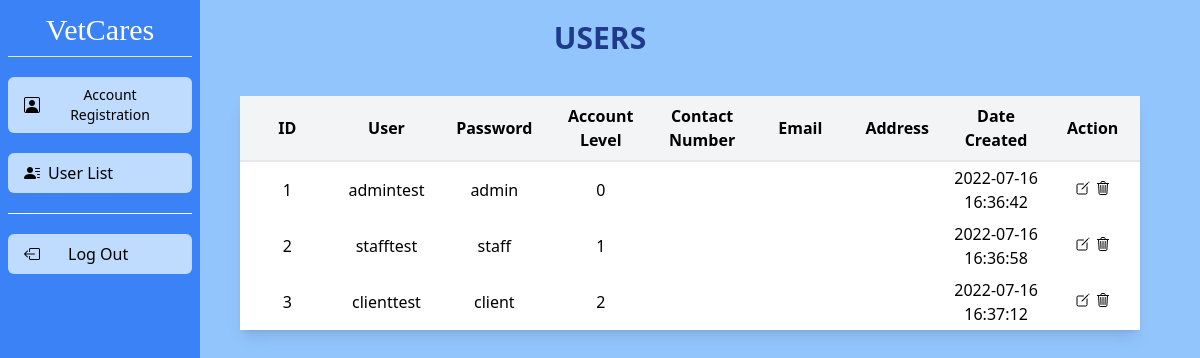
Screenshot of /src/webadmin/userlist.php (signed in) with the database file from the repository.
### tables this page shows
CREATE TABLE `users` (
  `userID` int NOT NULL AUTO_INCREMENT,
  `user_firstname` varchar(25) NOT NULL,
  `user_lastname` varchar(25) NOT NULL,
  `username` varchar(25) NOT NULL,
  `password` text NOT NULL,
  `user_level` tinyint(1) NOT NULL DEFAULT '2',
  `date_added` datetime NOT NULL DEFAULT CURRENT_TIMESTAMP,
  `contact_num` varchar(12) DEFAULT NULL,
  `email` varchar(45) DEFAULT NULL,
  `address` varchar(45) DEFAULT NULL,
  PRIMARY KEY (`userID`)
);

### src/webadmin/userlist.php (the view, shortened to what this page needs)
<?php
include '../includes/connectdb.php';
if($_SESSION['admin_sid']==session_id())
{
?>
<!DOCTYPE html>
<html lang="en" dir="ltr">
  <head>
	<link rel="stylesheet" href="../../public/styles.css">
  </head>
  <body class="w-full h-full bg-blue-200 md:bg-blue-300">
	<div class="grid place-items-center pt-5">
       <h1 class="font-extrabold text-3xl text-center text-blue-900">USERS</h1>
    </div>
    <table class="m-auto md:mt-10 md:ml-56 md:mr-4 w-9/12 text-left border-collapse lg:ml-60 shadow-lg">
		<thead class=" bg-gray-100 border-b-2 border-gray-200 text-center p-2">
			<tr class="">
				<th class="w-1/12 p-2">ID</th>
				<th class="w-1/12 p-2">User</th>
				<th class="w-1/12 p-2">Password</th>
				<th class="w-1/12 p-2">Account Level</th>
				<th class="w-1/12 p-2">Contact Number</th>
				<th class="w-1/12 p-2">Email</th>
				<th class="w-1/12 p-2">Address</th>
				<th class="w-1/12 p-2">Date Created</th>
				<th class="w-1/12 p-2">Action</th>
			</tr>
		</thead>
		<tbody class="text-center">
		<?php
		$sql = "SELECT * FROM users";
		$result = $connectdb->query($sql);
		if ($result->num_rows > 0) {
			while($row = $result->fetch_assoc()) {
				echo'<tr>';
					echo'<td class="bg-white top-0 p-1">'.$row["userID"].'</td>';
					echo'<td class="bg-white top-0 p-1">'.$row["username"].'</td>';
					echo'<td class="bg-white top-0 p-1">'.$row["password"].'</td>';
					echo'<td class="bg-white top-0 p-1">'.$row["user_level"].'</td>';
					echo'<td class="bg-white top-0 p-1">'.$row["contact_num"].'</td>';
					echo'<td class="bg-white top-0 p-1">'.$row["email"].'</td>';
					echo'<td class="bg-white top-0 p-1">'.$row["address"].'</td>';
					echo'<td class="bg-white top-0 p-1">'.$row["date_added"].'</td>';
					echo'<td class="bg-white top-0 p-2">';
						echo '<a href="adminlist_editpage.php?userID='.$row["userID"].'">
							<ion-icon name="create-outline"></ion-icon> </a>';
						echo '<a href="../crud/userlist_delete.php?userID='.$row['userID'].'">
							<ion-icon name="trash-outline"></ion-icon></a>';
					echo'</td>';
			}
				echo '</tr>';
		?>
		</tbody>
      </table>
  </body>
</html>
<?php
} else {
	echo "<center>No records found.</center>";
}
	}
?>

### public/styles.css (style rules this page uses)
html { line-height: 1.5; -webkit-text-size-adjust: 100%; -moz-tab-size: 4; -o-tab-size: 4; tab-size: 4; font-family: ui-sans-serif, system-ui, -apple-system, BlinkMacSystemFont, "Segoe UI", Roboto, "Helvetica Neue", Arial, "Noto Sans", sans-serif, "Apple Color Emoji", "Segoe UI Emoji", "Segoe UI Symbol", "Noto Color Emoji"; font-feature-settings: normal; }
body { margin: 0; line-height: inherit; }
hr { height: 0; color: inherit; border-top-width: 1px; }
h1, h2, h3, h4, h5, h6 { font-size: inherit; font-weight: inherit; }
a { color: inherit; text-decoration: inherit; }
table { text-indent: 0; border-color: inherit; border-collapse: collapse; }
blockquote, dl, dd, h1, h2, h3, h4, h5, h6, hr, figure, p, pre { margin: 0; }
.absolute { position: absolute; }
.top-0 { top: 0px; }
.top-5 { top: 1.25rem; }
.left-4 { left: 1rem; }
.left-\[-300px\] { left: -300px; }
.m-auto { margin: auto; }
.my-2 { margin-top: 0.5rem; margin-bottom: 0.5rem; }
.mt-5 { margin-top: 1.25rem; }
.mt-1 { margin-top: 0.25rem; }
.flex { display: flex; }
.grid { display: grid; }
.h-full { height: 100%; }
.w-full { width: 100%; }
.w-\[200px\] { width: 200px; }
.w-9\/12 { width: 75%; }
.w-1\/12 { width: 8.333333%; }
.border-collapse { border-collapse: collapse; }
.cursor-pointer { cursor: pointer; }
.place-items-center { place-items: center; }
.items-center { align-items: center; }
.justify-center { justify-content: center; }
.overflow-y-auto { overflow-y: auto; }
.rounded-md { border-radius: 0.375rem; }
.border-b-2 { border-bottom-width: 2px; }
.border-white { --tw-border-opacity: 1; border-color: rgb(255 255 255 / var(--tw-border-opacity)); }
.border-gray-200 { --tw-border-opacity: 1; border-color: rgb(229 231 235 / var(--tw-border-opacity)); }
.bg-blue-200 { --tw-bg-opacity: 1; background-color: rgb(191 219 254 / var(--tw-bg-opacity)); }
.bg-white { --tw-bg-opacity: 1; background-color: rgb(255 255 255 / var(--tw-bg-opacity)); }
.bg-blue-500 { --tw-bg-opacity: 1; background-color: rgb(59 130 246 / var(--tw-bg-opacity)); }
.bg-gray-100 { --tw-bg-opacity: 1; background-color: rgb(243 244 246 / var(--tw-bg-opacity)); }
.p-2 { padding: 0.5rem; }
.p-1 { padding: 0.25rem; }
.px-4 { padding-left: 1rem; padding-right: 1rem; }
.pl-7 { padding-left: 1.75rem; }
.pl-1 { padding-left: 0.25rem; }
.pl-2 { padding-left: 0.5rem; }
.pt-5 { padding-top: 1.25rem; }
.text-left { text-align: left; }
.text-center { text-align: center; }
.font-body { font-family: Dancing Script; }
.text-3xl { font-size: 1.875rem; line-height: 2.25rem; }
.text-4xl { font-size: 2.25rem; line-height: 2.5rem; }
.text-sm { font-size: 0.875rem; line-height: 1.25rem; }
.text-xl { font-size: 1.25rem; line-height: 1.75rem; }
.font-extrabold { font-weight: 800; }
.text-gray-500 { --tw-text-opacity: 1; color: rgb(107 114 128 / var(--tw-text-opacity)); }
.text-white { --tw-text-opacity: 1; color: rgb(255 255 255 / var(--tw-text-opacity)); }
.text-black { --tw-text-opacity: 1; color: rgb(0 0 0 / var(--tw-text-opacity)); }
.text-blue-300 { --tw-text-opacity: 1; color: rgb(147 197 253 / var(--tw-text-opacity)); }
.text-blue-900 { --tw-text-opacity: 1; color: rgb(30 58 138 / var(--tw-text-opacity)); }
.shadow-lg { --tw-shadow: 0 10px 15px -3px rgb(0 0 0 / 0.1), 0 4px 6px -4px rgb(0 0 0 / 0.1); --tw-shadow-colored: 0 10px 15px -3px var(--tw-shadow-color), 0 4px 6px -4px var(--tw-shadow-color); box-shadow: var(--tw-ring-offset-shadow, 0 0 #0000), var(--tw-ring-shadow, 0 0 #0000), var(--tw-shadow); }
.duration-200 { transition-duration: 200ms; }
@media (min-width: 768px) { .md\:left-0 { left: 0px; } }
@media (min-width: 768px) { .md\:mt-10 { margin-top: 2.5rem; } }
@media (min-width: 768px) { .md\:ml-56 { margin-left: 14rem; } }
@media (min-width: 768px) { .md\:mr-4 { margin-right: 1rem; } }
@media (min-width: 768px) { .md\:bg-blue-300 { --tw-bg-opacity: 1; background-color: rgb(147 197 253 / var(--tw-bg-opacity)); } }
@media (min-width: 1024px) { .lg\:ml-60 { margin-left: 15rem; } }

### rows the page displays
users: userID "1", username "admintest", password "admin", user_level "0", date_added "2022-07-16 16:36:42"
users: userID "2", username "stafftest", password "staff", user_level "1", date_added "2022-07-16 16:36:58"
users: userID "3", username "clienttest", password "client", user_level "2", date_added "2022-07-16 16:37:12"
